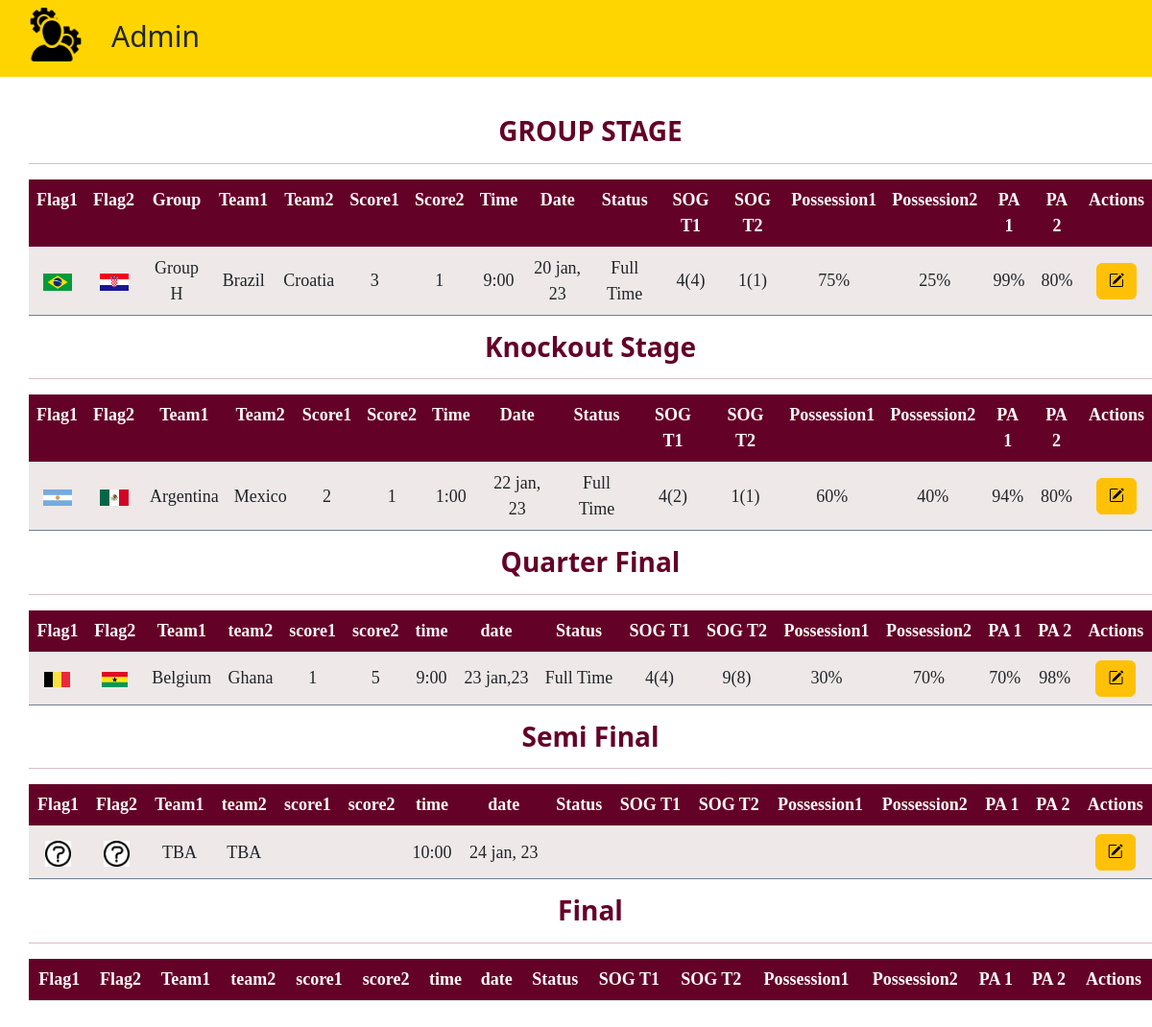
The app's page /viewfixture.php (signed in) with its own data.
### tables this page shows
CREATE TABLE `groupstage` (
  `id` int(50) NOT NULL,
  `flagone` varchar(255) NOT NULL,
  `flagtwo` varchar(255) NOT NULL,
  `groupname` varchar(255) NOT NULL,
  `teamone` varchar(255) NOT NULL,
  `teamtwo` varchar(255) NOT NULL,
  `scoreone` varchar(255) NOT NULL,
  `scoretwo` varchar(255) NOT NULL,
  `tm` varchar(255) NOT NULL,
  `dt` varchar(255) NOT NULL,
  `status` varchar(255) NOT NULL,
  `wp1` varchar(255) NOT NULL,
  `drw` varchar(255) NOT NULL,
  `wp2` varchar(255) NOT NULL,
  `sog1` varchar(255) NOT NULL,
  `sog2` varchar(255) NOT NULL,
  `possession1` varchar(255) NOT NULL,
  `possession2` varchar(255) NOT NULL,
  `pass1` varchar(255) NOT NULL,
  `pass2` varchar(255) NOT NULL
);

CREATE TABLE `knockoutstage` (
  `id` int(50) NOT NULL,
  `flagone` varchar(255) NOT NULL,
  `flagtwo` varchar(255) NOT NULL,
  `teamone` varchar(255) NOT NULL,
  `teamtwo` varchar(255) NOT NULL,
  `scoreone` varchar(255) NOT NULL,
  `scoretwo` varchar(255) NOT NULL,
  `tm` varchar(255) NOT NULL,
  `dt` varchar(255) NOT NULL,
  `status` varchar(255) NOT NULL,
  `wp1` varchar(255) NOT NULL,
  `drw` varchar(255) NOT NULL,
  `wp2` varchar(255) NOT NULL,
  `sog1` varchar(255) NOT NULL,
  `sog2` varchar(255) NOT NULL,
  `possession1` varchar(255) NOT NULL,
  `possession2` varchar(255) NOT NULL,
  `pass1` varchar(255) NOT NULL,
  `pass2` varchar(255) NOT NULL
);

CREATE TABLE `quarterfinal` (
  `id` int(50) NOT NULL,
  `flagone` varchar(255) NOT NULL,
  `flagtwo` varchar(255) NOT NULL,
  `teamone` varchar(255) NOT NULL,
  `teamtwo` varchar(255) NOT NULL,
  `scoreone` varchar(255) NOT NULL,
  `scoretwo` varchar(255) NOT NULL,
  `tm` varchar(255) NOT NULL,
  `dt` varchar(255) NOT NULL,
  `status` varchar(255) NOT NULL,
  `wp1` varchar(255) NOT NULL,
  `drw` varchar(255) NOT NULL,
  `wp2` varchar(255) NOT NULL,
  `sog1` varchar(255) NOT NULL,
  `sog2` varchar(255) NOT NULL,
  `possession1` varchar(255) NOT NULL,
  `possession2` varchar(255) NOT NULL,
  `pass1` varchar(255) NOT NULL,
  `pass2` varchar(255) NOT NULL
);

CREATE TABLE `semifinal` (
  `id` int(50) NOT NULL,
  `flagone` varchar(255) NOT NULL,
  `flagtwo` varchar(255) NOT NULL,
  `teamone` varchar(255) NOT NULL,
  `teamtwo` varchar(255) NOT NULL,
  `scoreone` varchar(255) NOT NULL,
  `scoretwo` varchar(255) NOT NULL,
  `tm` varchar(255) NOT NULL,
  `dt` varchar(255) NOT NULL,
  `status` varchar(255) NOT NULL,
  `wp1` varchar(255) NOT NULL,
  `drw` varchar(255) NOT NULL,
  `wp2` varchar(255) NOT NULL,
  `sog1` varchar(255) NOT NULL,
  `sog2` varchar(255) NOT NULL,
  `possession1` varchar(255) NOT NULL,
  `possession2` varchar(255) NOT NULL,
  `pass1` varchar(255) NOT NULL,
  `pass2` varchar(255) NOT NULL
);

### viewfixture.php (the view, shortened to what this page needs)
<?php
require('dbcon.php');
?>
<!DOCTYPE html>
<html lang="en">
<head>
    <link href="https://cdn.jsdelivr.net/npm/bootstrap@5.2.3/dist/css/bootstrap.min.css" rel="stylesheet"
>
    <link rel="stylesheet" href="https://cdn.jsdelivr.net/npm/bootstrap-icons@1.10.2/font/bootstrap-icons.css">
</head>
<body>
    <nav>
        <a href="./admindashboard.php"><img src="logo/admin.png" alt=""></a>
        <h1>Admin</h1>
    </nav>
    <div style="margin-top: 40px; margin-bottom: 70px;" class="contain">
        <div>
            <h3 style="color:#640127; text-align: center; font-weight: bold;">GROUP STAGE
                <hr>
        </div>
        <div>
            <table class=" table table-hover text-center">
                <tr class="tab">
                    <th>Flag1</th>
                    <th>Flag2</th>
                    <th>Group</th>
                    <th>Team1</th>
                    <th>Team2</th>
                    <th>Score1</th>
                    <th>Score2</th>
                    <th>Time</th>
                    <th>Date</th>
                    <th>Status</th>
                    <th>SOG T1</th>
                    <th>SOG T2</th>
                    <th>Possession1</th>
                    <th>Possession2</th>
                    <th>PA 1</th>
                    <th>PA 2</th>
                    <th>Actions</th>
                </tr>
                <?php
                               $query="SELECT * FROM `groupstage`";
                               $result=mysqli_query($con,$query);
                               $fetchsrc=FETCH_SRC;
                               while($fetch=mysqli_fetch_assoc($result)){
                               echo<<<print
                                <tr class="tab1 align-middle">
                                <td><img src="$fetchsrc$fetch[flagone]" width="30px" height="20%"></td>
                                <td><img src="$fetchsrc$fetch[flagtwo]" width="30px" height="20%"></td>
                                <td>$fetch[groupname]</td>
                                <td>$fetch[teamone]</td>
                                <td>$fetch[teamtwo]</td>
                                <td>$fetch[scoreone]</td>
                                <td>$fetch[scoretwo]</td>
                                <td>$fetch[tm]</td>
                                <td>$fetch[dt]</td>
                                <td>$fetch[status]</td>
                                <td>$fetch[sog1]</td>
                                <td>$fetch[sog2]</td>
                                <td>$fetch[possession1]</td>
                                <td>$fetch[possession2]</td>
                                <td>$fetch[pass1]</td>
                                <td>$fetch[pass2]</td>
                                <td>
                                <a href="viewgroupstage.php? id=$fetch[id]" class="btn  btn-warning "><i class="bi bi-pencil-square"></i></a>
                                </td>
                            </tr>
                            print;
                               }
                              ?>
            </table>
        </div>
        <div>
            <h3 style="color:#640127; text-align: center; font-weight: bold;">Knockout Stage
                <hr>
        </div>
        <div>
            <table class=" table table-hover text-center">
                <tr class="tab">
                    <th>Flag1</th>
                    <th>Flag2</th>
                    <th>Team1</th>
                    <th>Team2</th>
                    <th>Score1</th>
                    <th>Score2</th>
                    <th>Time</th>
                    <th>Date</th>
                    <th>Status</th>
                    <th>SOG T1</th>
                    <th>SOG T2</th>
                    <th>Possession1</th>
                    <th>Possession2</th>
                    <th>PA 1</th>
                    <th>PA 2</th>
                    <th>Actions</th>
                </tr>
                <?php
                               $query="SELECT * FROM `knockoutstage`";
                               $result=mysqli_query($con,$query);
                               $fetchsrc=FETCH_SRC;
                               while($fetch=mysqli_fetch_assoc($result)){
                               echo<<<print
                                <tr class="tab1 align-middle">
                                <td><img src="$fetchsrc$fetch[flagone]" width="30px" height="20%"></td>
                                <td><img src="$fetchsrc$fetch[flagtwo]" width="30px" height="20%"></td>
                                <td>$fetch[teamone]</td>
                                <td>$fetch[teamtwo]</td>
                                <td>$fetch[scoreone]</td>
                                <td>$fetch[scoretwo]</td>
                                <td>$fetch[tm]</td>
                                <td>$fetch[dt]</td>
                                <td>$fetch[status]</td>
                                <td>$fetch[sog1]</td>
                                <td>$fetch[sog2]</td>
                                <td>$fetch[possession1]</td>
                                <td>$fetch[possession2]</td>
                                <td>$fetch[pass1]</td>
                                <td>$fetch[pass2]</td>
                                <td>
                                <a href="viewknockoutstage.php? id=$fetch[id]" class="btn  btn-warning "><i class="bi bi-pencil-square"></i></a>
                                </td>
                            </tr>
                            print;
                               }
                              ?>
            </table>
        </div>
        <div>
            <h3 style="color:#640127; text-align: center; font-weight: bold;">Quarter Final
                <hr>
        </div>
        <div>
            <table class=" table table-hover text-center">
                <tr class="tab">
                    <th>Flag1</th>
                    <th>Flag2</th>
                    <th>Team1</th>
                    <th>team2</th>
                    <th>score1</th>
                    <th>score2</th>
                    <th>time</th>
                    <th>date</th>
                    <th>Status</th>
                    <th>SOG T1</th>
                    <th>SOG T2</th>
                    <th>Possession1</th>
                    <th>Possession2</th>
                    <th>PA 1</th>
                    <th>PA 2</th>
                    <th>Actions</th>
                </tr>
                <?php
                               $query="SELECT * FROM `quarterfinal`";
                               $result=mysqli_query($con,$query);
                               $fetchsrc=FETCH_SRC;
                               while($fetch=mysqli_fetch_assoc($result)){
                               echo<<<print
                                <tr class="tab1 align-middle">
                                <td><img src="$fetchsrc$fetch[flagone]" width="27px" height="10%"></td>
                                <td><img src="$fetchsrc$fetch[flagtwo]" width="27px" height="10%"></td>
                                <td>$fetch[teamone]</td>
                                <td>$fetch[teamtwo]</td>
                                <td>$fetch[scoreone]</td>
                                <td>$fetch[scoretwo]</td>
                                <td>$fetch[tm]</td>
                                <td>$fetch[dt]</td>
                                <td>$fetch[status]</td>
                                <td>$fetch[sog1]</td>
                                <td>$fetch[sog2]</td>
                                <td>$fetch[possession1]</td>
                                <td>$fetch[possession2]</td>
                                <td>$fetch[pass1]</td>
                                <td>$fetch[pass2]</td>
                                <td>
                                <a href="viewquarterfinal.php? id=$fetch[id]" class="btn  btn-warning "><i class="bi bi-pencil-square"></i></a>
                                </td>
                            </tr>
                            print;
                               }
                              ?>
            </table>
        </div>
        <div>
            <h3 style="color:#640127; text-align: center; font-weight: bold;">Semi Final
                <hr>
        </div>
        <div>
            <table class=" table table-hover text-center">
                <tr class="tab">
                    <th>Flag1</th>
                    <th>Flag2</th>
                    <th>Team1</th>
                    <th>team2</th>
                    <th>score1</th>
                    <th>score2</th>
                    <th>time</th>
                    <th>date</th>
                    <th>Status</th>
                    <th>SOG T1</th>
                    <th>SOG T2</th>
                    <th>Possession1</th>
                    <th>Possession2</th>
                    <th>PA 1</th>
                    <th>PA 2</th>
                    <th>Actions</th>
                </tr>
                <?php
                               $query="SELECT * FROM `semifinal`";
                               $result=mysqli_query($con,$query);
                               $fetchsrc=FETCH_SRC;
                               while($fetch=mysqli_fetch_assoc($result)){
                               echo<<<print
                                <tr class="tab1 align-middle">
                                <td><img src="$fetchsrc$fetch[flagone]" width="27px" height="10%"></td>
                                <td><img src="$fetchsrc$fetch[flagtwo]" width="27px" height="10%"></td>
                                <td>$fetch[teamone]</td>
                                <td>$fetch[teamtwo]</td>
                                <td>$fetch[scoreone]</td>
                                <td>$fetch[scoretwo]</td>
                                <td>$fetch[tm]</td>
                                <td>$fetch[dt]</td>
                                <td>$fetch[status]</td>
                                <td>$fetch[sog1]</td>
                                <td>$fetch[sog2]</td>
                                <td>$fetch[possession1]</td>
                                <td>$fetch[possession2]</td>
                                <td>$fetch[pass1]</td>
                                <td>$fetch[pass2]</td>
                                <td>
                                <a href="viewsemifinal.php? id=$fetch[id]" class="btn  btn-warning "><i class="bi bi-pencil-square"></i></a>
                                </td>
                            </tr>
                            print;
                               }
                              ?>
            </table>
        </div>
        <div>
            <h3 style="color:#640127; text-align: center; font-weight: bold;">Final
                <hr>
        </div>
        <div>
            <table class=" table table-hover text-center">
                <tr class="tab">
                    <th>Flag1</th>
                    <th>Flag2</th>
                    <th>Team1</th>
                    <th>team2</th>
                    <th>score1</th>
                    <th>score2</th>
                    <th>time</th>
                    <th>date</th>
                    <th>Status</th>
                    <th>SOG T1</th>
                    <th>SOG T2</th>
                    <th>Possession1</th>
                    <th>Possession2</th>
                    <th>PA 1</th>
                    <th>PA 2</th>
                    <th>Actions</th>
                </tr>
            </table>
        </div>
    </div>
</body>
</body>
</html>

### viewfixture.php (style rules this page uses)
.contain { padding-left:30px; }
body { background-size: 100%; }
hr { font-weight: bold; color: #640127; width:100%; }
table th, td { font-size: large; font-family:times new roman ; }
.tab { background-color: #640127; color: snow; }
table th { color: snow; }
.tab1 { background-color: rgba(238, 231, 231, 0.945); border: 0.5px slategrey; }
nav { display: flex; font-size: 1rem; background-color: #ffd500; height: 5rem; align-item: center; width:101%; }
nav img { height: 3.5rem; margin: 8px 30px; }
nav h1 { margin: 20px 0px; font-size: 30px; }

### records on screen
groupstage: flagone (picture), flagtwo (picture), groupname "Group H", teamone "Brazil", teamtwo "Croatia", scoreone "3", scoretwo "1", tm "9:00", dt "20 jan, 23", status "Full Time", sog1 "4(4)", sog2 "1(1)", possession1 "75%", possession2 "25%", pass1 "99%", pass2 "80%"
knockoutstage: flagone (picture), flagtwo (picture), teamone "Argentina", teamtwo "Mexico", scoreone "2", scoretwo "1", tm "1:00", dt "22 jan, 23", status "Full Time", sog1 "4(2)", sog2 "1(1)", possession1 "60%", possession2 "40%", pass1 "94%", pass2 "80%"
quarterfinal: flagone (picture), flagtwo (picture), teamone "Belgium", teamtwo "Ghana", scoreone "1", scoretwo "5", tm "9:00", dt "23 jan,23", status "Full Time", sog1 "4(4)", sog2 "9(8)", possession1 "30%", possession2 "70%", pass1 "70%", pass2 "98%"
semifinal: flagone (picture), flagtwo (picture), teamone "TBA", teamtwo "TBA", tm "10:00", dt "24 jan, 23"
